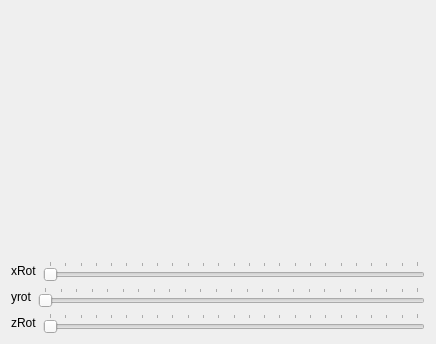
<?xml version="1.0" encoding="UTF-8"?>
<ui version="4.0">
 <class>Window</class>
 <widget class="QWidget" name="Window">
  <property name="geometry">
   <rect>
    <x>0</x>
    <y>0</y>
    <width>436</width>
    <height>344</height>
   </rect>
  </property>
  <property name="windowTitle">
   <string>Window</string>
  </property>
  <layout class="QVBoxLayout" name="verticalLayout">
   <item>
    <widget class="MyGLWidget" name="myGLWidget" native="true">
     <property name="minimumSize">
      <size>
       <width>200</width>
       <height>200</height>
      </size>
     </property>
    </widget>
   </item>
   <item>
    <layout class="QHBoxLayout" name="horizontalLayout">
     <item>
      <widget class="QLabel" name="label">
       <property name="text">
        <string>xRot</string>
       </property>
      </widget>
     </item>
     <item>
      <widget class="QSlider" name="rotXSlider">
       <property name="cursor">
        <cursorShape>ArrowCursor</cursorShape>
       </property>
       <property name="maximum">
        <number>360</number>
       </property>
       <property name="singleStep">
        <number>16</number>
       </property>
       <property name="pageStep">
        <number>15</number>
       </property>
       <property name="orientation">
        <enum>Qt::Horizontal</enum>
       </property>
       <property name="tickPosition">
        <enum>QSlider::TicksAbove</enum>
       </property>
       <property name="tickInterval">
        <number>15</number>
       </property>
      </widget>
     </item>
    </layout>
   </item>
   <item>
    <layout class="QHBoxLayout" name="horizontalLayout_2">
     <item>
      <widget class="QLabel" name="label_2">
       <property name="text">
        <string>yrot</string>
       </property>
      </widget>
     </item>
     <item>
      <widget class="QSlider" name="rotYSlider">
       <property name="maximum">
        <number>360</number>
       </property>
       <property name="singleStep">
        <number>16</number>
       </property>
       <property name="pageStep">
        <number>15</number>
       </property>
       <property name="orientation">
        <enum>Qt::Horizontal</enum>
       </property>
       <property name="tickPosition">
        <enum>QSlider::TicksAbove</enum>
       </property>
       <property name="tickInterval">
        <number>15</number>
       </property>
      </widget>
     </item>
    </layout>
   </item>
   <item>
    <layout class="QHBoxLayout" name="horizontalLayout_3">
     <item>
      <widget class="QLabel" name="label_3">
       <property name="text">
        <string>zRot</string>
       </property>
      </widget>
     </item>
     <item>
      <widget class="QSlider" name="rotZSlider">
       <property name="maximum">
        <number>360</number>
       </property>
       <property name="singleStep">
        <number>16</number>
       </property>
       <property name="pageStep">
        <number>15</number>
       </property>
       <property name="orientation">
        <enum>Qt::Horizontal</enum>
       </property>
       <property name="tickPosition">
        <enum>QSlider::TicksAbove</enum>
       </property>
       <property name="tickInterval">
        <number>15</number>
       </property>
      </widget>
     </item>
    </layout>
   </item>
  </layout>
 </widget>
 <layoutdefault spacing="6" margin="11"/>
 <customwidgets>
  <customwidget>
   <class>MyGLWidget</class>
   <extends>QWidget</extends>
   <header>myglwidget.h</header>
   <container>1</container>
   <slots>
    <slot>setXRotation(int)</slot>
    <slot>setZRotation(int)</slot>
    <slot>setYRotation(int)</slot>
   </slots>
  </customwidget>
 </customwidgets>
 <resources/>
 <connections>
  <connection>
   <sender>rotXSlider</sender>
   <signal>valueChanged(int)</signal>
   <receiver>myGLWidget</receiver>
   <slot>setXRotation(int)</slot>
   <hints>
    <hint type="sourcelabel">
     <x>81</x>
     <y>227</y>
    </hint>
    <hint type="destinationlabel">
     <x>83</x>
     <y>205</y>
    </hint>
   </hints>
  </connection>
  <connection>
   <sender>rotYSlider</sender>
   <signal>valueChanged(int)</signal>
   <receiver>myGLWidget</receiver>
   <slot>setYRotation(int)</slot>
   <hints>
    <hint type="sourcelabel">
     <x>153</x>
     <y>265</y>
    </hint>
    <hint type="destinationlabel">
     <x>156</x>
     <y>206</y>
    </hint>
   </hints>
  </connection>
  <connection>
   <sender>rotZSlider</sender>
   <signal>valueChanged(int)</signal>
   <receiver>myGLWidget</receiver>
   <slot>setZRotation(int)</slot>
   <hints>
    <hint type="sourcelabel">
     <x>229</x>
     <y>311</y>
    </hint>
    <hint type="destinationlabel">
     <x>227</x>
     <y>202</y>
    </hint>
   </hints>
  </connection>
 </connections>
</ui>
